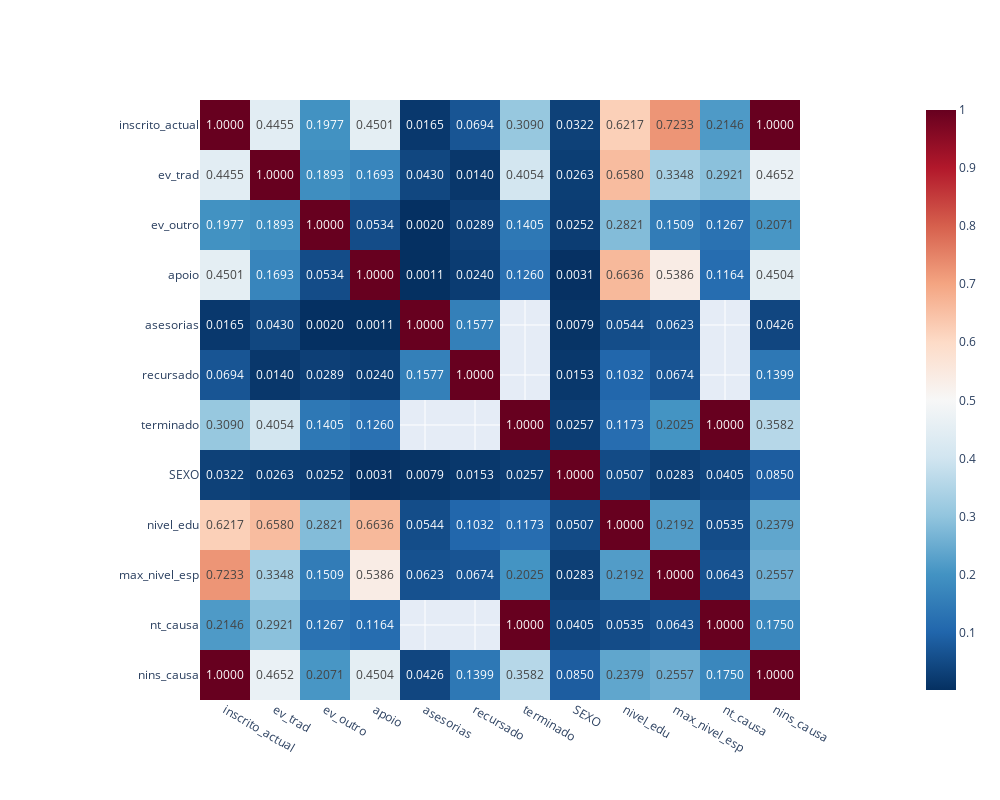

Notebook source saved alongside this figure:
### Code cell
from scipy.stats import chi2_contingency
# Matriz para armazenar resultados
cramers_matrix = pd.DataFrame(
    np.nan,
    index=important,
    columns=important
)

np.fill_diagonal(cramers_matrix.values, 1.0)


def cramers_v(contingency_table):
    chi2, _, _, _ = chi2_contingency(contingency_table)
    n = contingency_table.sum().sum()
    phi2 = chi2 / n
    r, k = contingency_table.shape
    return np.sqrt(phi2 / min(k-1, r-1))


for i, col1 in enumerate(important):
    for j, col2 in enumerate(important):
        if i < j:
            contingency = pd.crosstab(
                df[col1],
                df[col2]
            )
            cv = cramers_v(contingency.values)
            cramers_matrix.loc[col1, col2] = cv
            cramers_matrix.loc[col2, col1] = cv

fig = px.imshow(
    cramers_matrix,
    text_auto='.4f',
    color_continuous_scale='RdBu_r'
    )

fig.update_layout(
    width=1000,
    height=800,
    margin=dict(l=100, r=100, t=100, b=100),

)

fig

### Figure 1 — Plotly figure (JSON) as saved in the notebook; plotly's stock layout.template omitted (floating-point values rounded to 4 significant figures; data arrays with more than 128 entries replaced by an {"elided": "..."} marker saying what was removed)
{"data": [{"coloraxis": "coloraxis", "hovertemplate": "x: %{x}<br>y: %{y}<br>color: %{z}<extra></extra>", "name": "0", "texttemplate": "%{z:.4f}", "type": "heatmap", "x": ["inscrito_actual", "ev_trad", "ev_outro", "apoio", "asesorias", "recursado", "terminado", "SEXO", "nivel_edu", "max_nivel_esp", "nt_causa", "nins_causa"], "xaxis": "x", "y": ["inscrito_actual", "ev_trad", "ev_outro", "apoio", "asesorias", "recursado", "terminado", "SEXO", "nivel_edu", "max_nivel_esp", "nt_causa", "nins_causa"], "yaxis": "y", "z": {"elided": "12x12 float values"}}], "layout": {"coloraxis": {"colorscale": [[0, "rgb(5,48,97)"], [0.1, "rgb(33,102,172)"], [0.2, "rgb(67,147,195)"], [0.3, "rgb(146,197,222)"], [0.4, "rgb(209,229,240)"], [0.5, "rgb(247,247,247)"], [0.6, "rgb(253,219,199)"], [0.7, "rgb(244,165,130)"], [0.8, "rgb(214,96,77)"], [0.9, "rgb(178,24,43)"], [1, "rgb(103,0,31)"]]}, "height": 800, "margin": {"b": 100, "l": 100, "r": 100, "t": 100}, "width": 1000, "xaxis": {"anchor": "y", "constrain": "domain", "domain": [0, 1], "scaleanchor": "y"}, "yaxis": {"anchor": "x", "autorange": "reversed", "constrain": "domain", "domain": [0, 1]}}}
